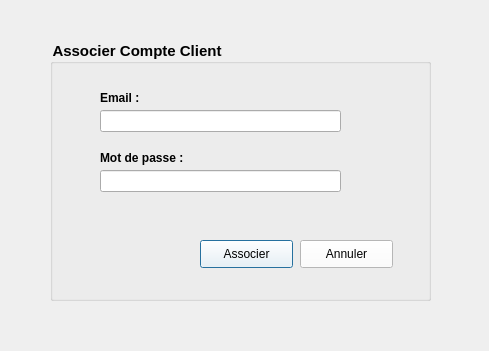
<?xml version="1.0" encoding="UTF-8"?>
<ui version="4.0">
 <class>AssocierClient</class>
 <widget class="QDialog" name="AssocierClient">
  <property name="geometry">
   <rect>
    <x>0</x>
    <y>0</y>
    <width>489</width>
    <height>351</height>
   </rect>
  </property>
  <property name="windowTitle">
   <string>Dialog</string>
  </property>
  <property name="styleSheet">
   <string notr="true">
QLabel {
font-weight : bold ; 

}
#groupBox{
font-weight : bold ; 
font-size : 15px ; 
}

QPushButton {
background : #FFFFFF ; 
box-shadow:  0  0 30px white ;
transition: all 0.4s ;
}

QPushButton:hover {
background : #45A4CD ; 
}
#label_3 {
color : red ; 
}</string>
  </property>
  <widget class="QGroupBox" name="groupBox">
   <property name="geometry">
    <rect>
     <x>50</x>
     <y>40</y>
     <width>381</width>
     <height>261</height>
    </rect>
   </property>
   <property name="title">
    <string>Associer Compte Client</string>
   </property>
   <widget class="QLabel" name="label">
    <property name="geometry">
     <rect>
      <x>50</x>
      <y>50</y>
      <width>56</width>
      <height>16</height>
     </rect>
    </property>
    <property name="text">
     <string>Email :</string>
    </property>
   </widget>
   <widget class="QLineEdit" name="lineEdit">
    <property name="geometry">
     <rect>
      <x>50</x>
      <y>70</y>
      <width>241</width>
      <height>22</height>
     </rect>
    </property>
   </widget>
   <widget class="QLineEdit" name="lineEdit_2">
    <property name="geometry">
     <rect>
      <x>50</x>
      <y>130</y>
      <width>241</width>
      <height>22</height>
     </rect>
    </property>
    <property name="echoMode">
     <enum>QLineEdit::Password</enum>
    </property>
   </widget>
   <widget class="QLabel" name="label_2">
    <property name="geometry">
     <rect>
      <x>50</x>
      <y>110</y>
      <width>111</width>
      <height>16</height>
     </rect>
    </property>
    <property name="text">
     <string>Mot de passe :</string>
    </property>
   </widget>
   <widget class="QPushButton" name="pushButton">
    <property name="geometry">
     <rect>
      <x>150</x>
      <y>200</y>
      <width>93</width>
      <height>28</height>
     </rect>
    </property>
    <property name="text">
     <string>Associer</string>
    </property>
   </widget>
   <widget class="QPushButton" name="pushButton_2">
    <property name="geometry">
     <rect>
      <x>250</x>
      <y>200</y>
      <width>93</width>
      <height>28</height>
     </rect>
    </property>
    <property name="text">
     <string>Annuler</string>
    </property>
   </widget>
   <widget class="QLabel" name="label_3">
    <property name="geometry">
     <rect>
      <x>50</x>
      <y>170</y>
      <width>261</width>
      <height>16</height>
     </rect>
    </property>
    <property name="text">
     <string/>
    </property>
   </widget>
  </widget>
 </widget>
 <resources/>
 <connections/>
</ui>
